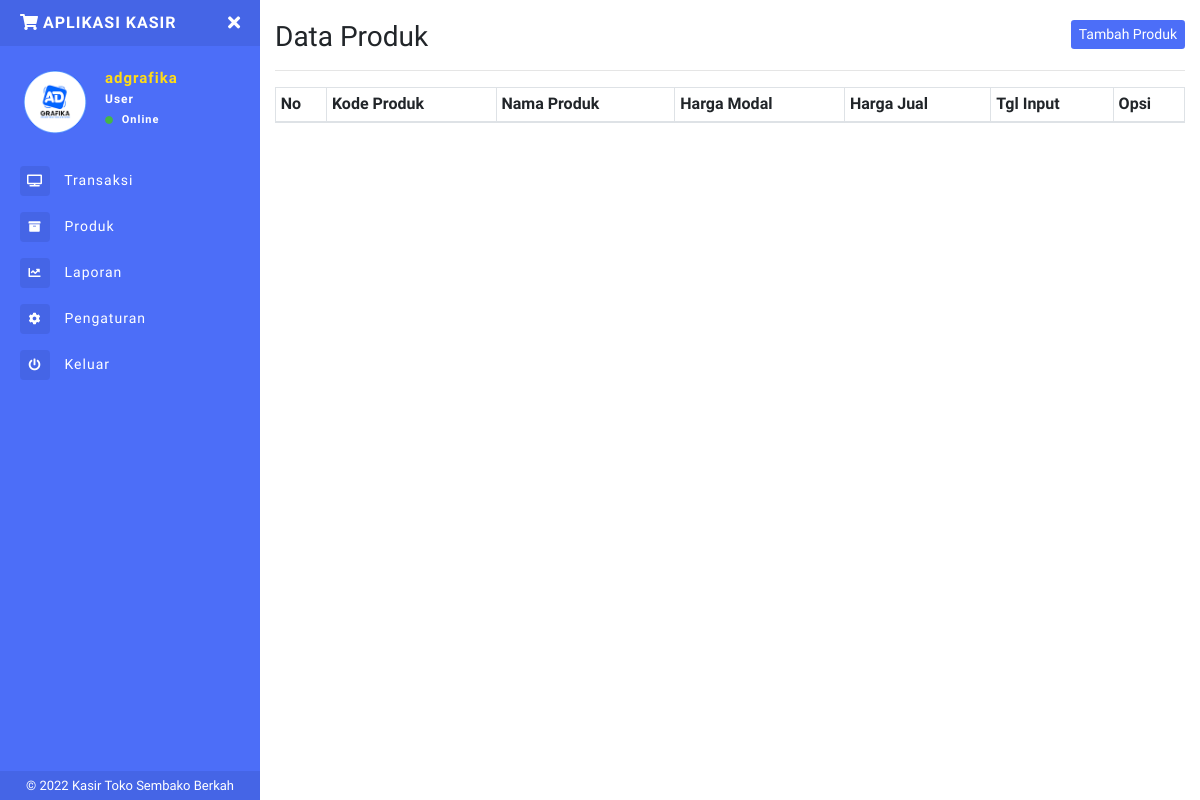
The page /produk.php (signed in) on the database as committed earlier.
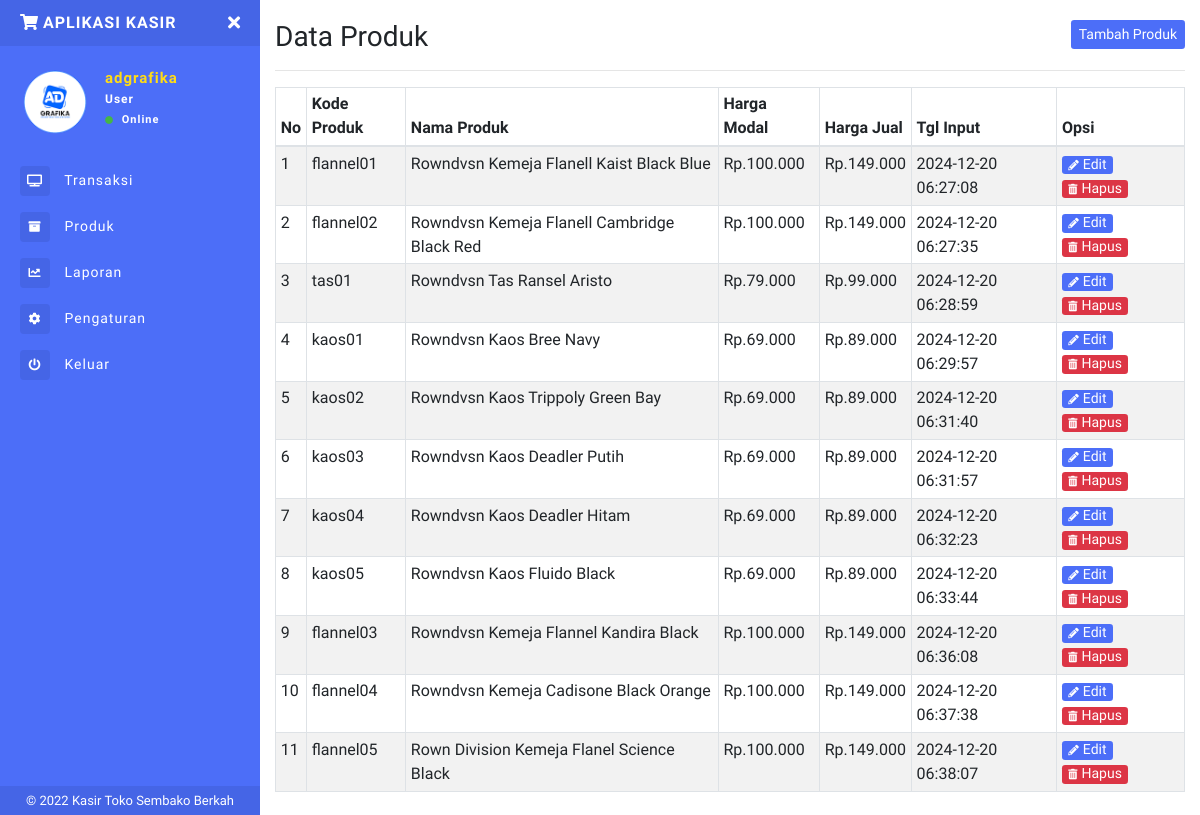
The same page on the database as committed later.
### tables this page shows
CREATE TABLE `produk` (
  `idproduk` int(11) NOT NULL,
  `kode_produk` varchar(100) NOT NULL,
  `nama_produk` varchar(255) NOT NULL,
  `harga_modal` int(11) NOT NULL,
  `harga_jual` int(11) NOT NULL,
  `tgl_input` timestamp NOT NULL DEFAULT current_timestamp() ON UPDATE current_timestamp()
);

### produk.php (the view, shortened to what this page needs)
<?php include 'sidebar.php'; ?>
    <h1 class="h3 mb-0">
        Data Produk
        <button class="btn btn-primary btn-sm border-0 float-right" type="button" data-toggle="modal" data-target="#TambahProduk">Tambah Produk</button>
    </h1>
<hr>
<table class="table table-striped table-sm table-bordered dt-responsive nowrap" id="table" width="100%">
<thead>
  <tr>
    <th>No</th>
    <th>Kode Produk</th>
    <th>Nama Produk</th>
    <th>Harga Modal</th>
    <th>Harga Jual</th>
    <th>Tgl Input</th>
    <th>Opsi</th>
  </tr>
</thead>
<tbody>
<?php
    $no = 1;
    $data_barang = mysqli_query($conn,"SELECT * FROM produk ORDER BY idproduk ASC");
    while($d = mysqli_fetch_array($data_barang)){
        ?>
  <tr>
    <td><?php echo $no++; ?></td>
    <td><?php echo $d['kode_produk']; ?></td>
    <td><?php echo $d['nama_produk']; ?></td>
    <td>Rp.<?php echo ribuan($d['harga_modal']); ?></td>
    <td>Rp.<?php echo ribuan($d['harga_jual']); ?></td>
    <td><?php echo $d['tgl_input']; ?></td>
    <td>
        <button type="button" class="btn btn-primary btn-xs mr-1" data-toggle="modal" data-target="#EditProduk<?php echo $d['idproduk']; ?>">
        <i class="fas fa-pencil-alt fa-xs mr-1"></i>Edit
        </button>
        <a class="btn btn-danger btn-xs" href="?hapus=<?php echo $d['idproduk']; ?>">
        <i class="fas fa-trash-alt fa-xs mr-1"></i>Hapus</a>
    </td>
  </tr>
  <?php } ?>
</tbody>
</table>
<?php include 'footer.php'; ?>

### sidebar.php (shortened to what this page needs)
<?php
include "config.php";
  function ribuan ($nilai){
    return number_format ($nilai, 0, ',', '.');
}
$uid = $_SESSION['userid'];
$DataLogin = mysqli_fetch_array(mysqli_query($conn,"SELECT * FROM login WHERE userid='$uid'"));
$username = $DataLogin['username'];
$toko = $DataLogin['toko'];
$logo = $DataLogin['logo'];
?>
<!DOCTYPE html>
<html>
<head>
    <link rel="stylesheet" href="https://maxcdn.bootstrapcdn.com/bootstrap/4.0.0/css/bootstrap.min.css">
    <link href="assets/css/style.css" rel="stylesheet">
    <link href="https://use.fontawesome.com/releases/v5.0.6/css/all.css" rel="stylesheet">
    <link href="assets/vendor/datatables/dataTables.bootstrap4.min.css" rel="stylesheet">
  <link href="assets/vendor/datatables/responsive.bootstrap4.min.css" rel="stylesheet">
</head>
<body>
<div class="page-wrapper chiller-theme toggled">
  <nav id="sidebar" class="sidebar-wrapper">
    <div class="sidebar-content">
      <div class="sidebar-brand">
        <a href="./"><i class="fas fa-shopping-cart mr-1"></i><?php echo $toko ?></a>
        <div id="close-sidebar">
          <i class="fas fa-times"></i>
        </div>
      </div>
      <div class="sidebar-header">
        <div class="user-pic" style="height:70px;width:70px;">
          <img class="img-responsive img-rounded" src="assets/images/<?php echo $logo ?>"
            alt="User picture">
        </div>
        <div class="user-info">
          <span class="user-name"><?php echo $username ?>
          </span>
          <span class="user-role">User</span>
          <span class="user-status">
            <i class="fa fa-circle"></i>
            <span>Online</span>
          </span>
        </div>
      </div>
      <div class="sidebar-menu">
        <ul>
          <li>
            <a href="index.php">
              <i class="fas fa-tv"></i>
              <span>Transaksi</span>
            </a>
          </li>
          <li>
            <a href="produk.php">
            <i class="fas fa-archive"></i>
              <span>Produk</span>
            </a>
          </li>
          <li>
            <a href="laporan.php">
              <i class="fa fa-chart-line"></i>
              <span>Laporan</span>
            </a>
          </li>
          <li>
            <a href="pengaturan.php">
              <i class="fa fa-cog"></i>
              <span>Pengaturan</span>
            </a>
          </li>
          <li>
            <a href="#Exit" data-toggle="modal">
              <i class="fa fa-power-off"></i>
              <span>Keluar</span>
            </a>
          </li>
        </ul>
      </div>
    </div>
    <div class="sidebar-footer">
    © 2022 Kasir Toko Sembako Berkah
    </div>
  </nav>
  <main class="page-content">
    <div class="container-fluid">

### footer.php (shortened to what this page needs)
</div>
  </main>
</div>
</body>
</html>

Rows that differ between the two databases and show on the page:
added produk: kode_produk "flannel01", nama_produk "Rowndvsn Kemeja Flanell Kaist Black Blue", harga_modal "100.000", harga_jual "149.000", tgl_input "2024-12-20 06:27:08"
added produk: kode_produk "flannel02", nama_produk "Rowndvsn Kemeja Flanell Cambridge Black Red", harga_modal "100.000", harga_jual "149.000", tgl_input "2024-12-20 06:27:35"
added produk: kode_produk "tas01", nama_produk "Rowndvsn Tas Ransel Aristo", harga_modal "79.000", harga_jual "99.000", tgl_input "2024-12-20 06:28:59"
added produk: kode_produk "kaos01", nama_produk "Rowndvsn Kaos Bree Navy", harga_modal "69.000", harga_jual "89.000", tgl_input "2024-12-20 06:29:57"
added produk: kode_produk "kaos02", nama_produk "Rowndvsn Kaos Trippoly Green Bay", harga_modal "69.000", harga_jual "89.000", tgl_input "2024-12-20 06:31:40"
added produk: kode_produk "kaos03", nama_produk "Rowndvsn Kaos Deadler Putih", harga_modal "69.000", harga_jual "89.000", tgl_input "2024-12-20 06:31:57"
added produk: kode_produk "kaos04", nama_produk "Rowndvsn Kaos Deadler Hitam", harga_modal "69.000", harga_jual "89.000", tgl_input "2024-12-20 06:32:23"
added produk: kode_produk "kaos05", nama_produk "Rowndvsn Kaos Fluido Black", harga_modal "69.000", harga_jual "89.000", tgl_input "2024-12-20 06:33:44"
added produk: kode_produk "flannel03", nama_produk "Rowndvsn Kemeja Flannel Kandira Black", harga_modal "100.000", harga_jual "149.000", tgl_input "2024-12-20 06:36:08"
added produk: kode_produk "flannel04", nama_produk "Rowndvsn Kemeja Cadisone Black Orange", harga_modal "100.000", harga_jual "149.000", tgl_input "2024-12-20 06:37:38"
added produk: kode_produk "flannel05", nama_produk "Rown Division Kemeja Flanel Science Black", harga_modal "100.000", harga_jual "149.000", tgl_input "2024-12-20 06:38:07"
